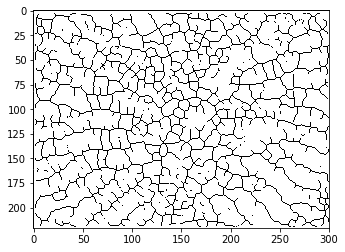
#> input picture work/CNMS/test run pictures/SkeletonizedWild052.png, 345 x 252 px
$ jupyter execute 'cropping skeleton.ipynb'
#> lines starting #> are read from the running program, lines starting #| are printed output that depends on the picture
[cell 1]
from PIL import Image
im = Image.open('SkeletonizedWild052.png');
#> im is the input picture: PIL image 345x252 RGBA; mean R, G, B, A 228.1, 228.1, 228.1, 192.5
#im.show();
width, height=im.size
#> width = 345; height = 252

area = (33, 0, width, height-23 )
#> area = (33, 0, 345, 229)
im = im.crop(area)
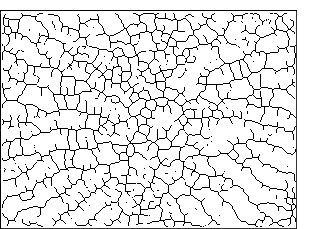
#> im: PIL image 312x229 RGBA; mean R, G, B, A 226.6, 226.6, 226.6, 231.9; transparent parts drawn white

im.save('Skeletonized_Wild052.png')
im.show()
